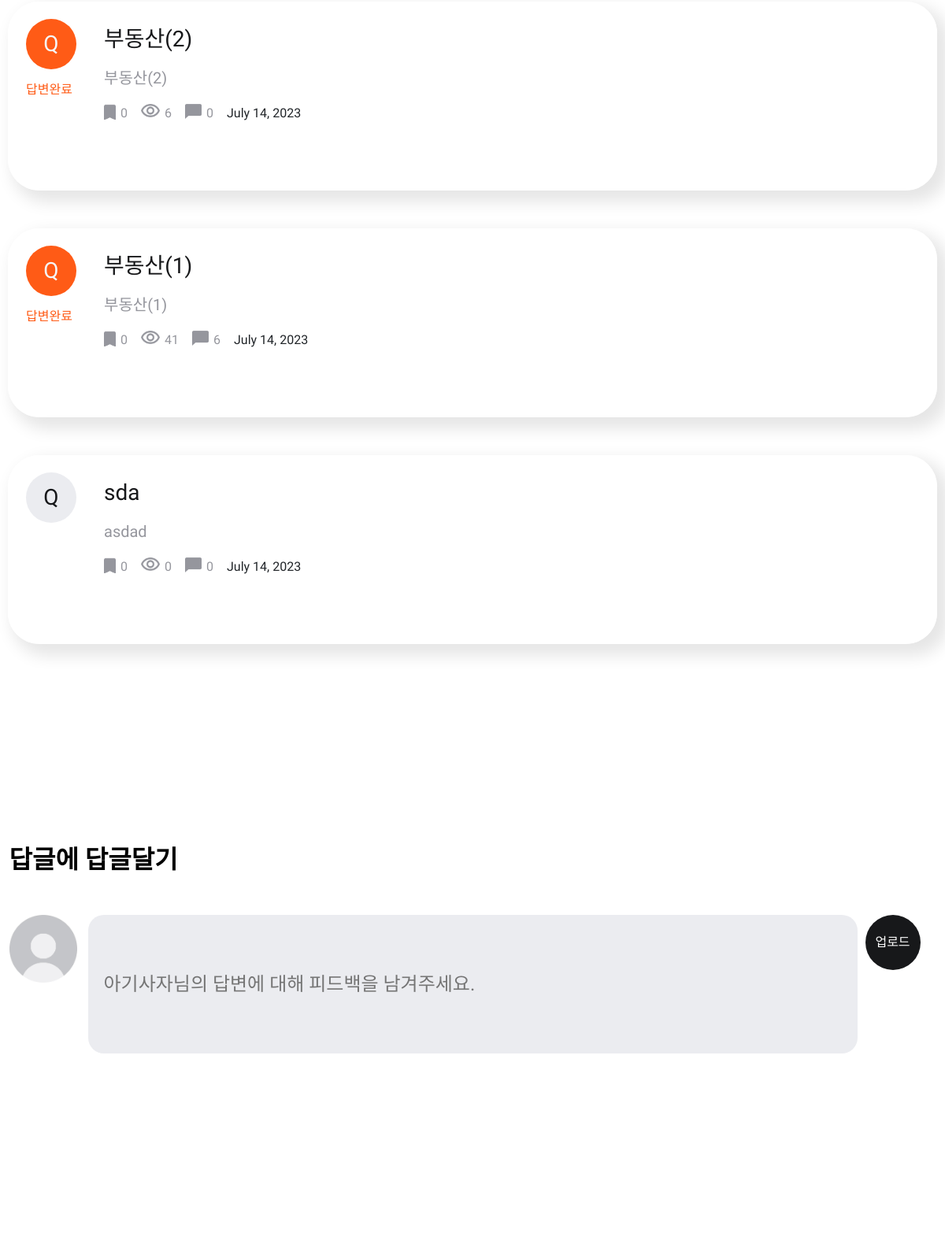
Before: /communication/communication_detail/12 (middle part) with the older database file.
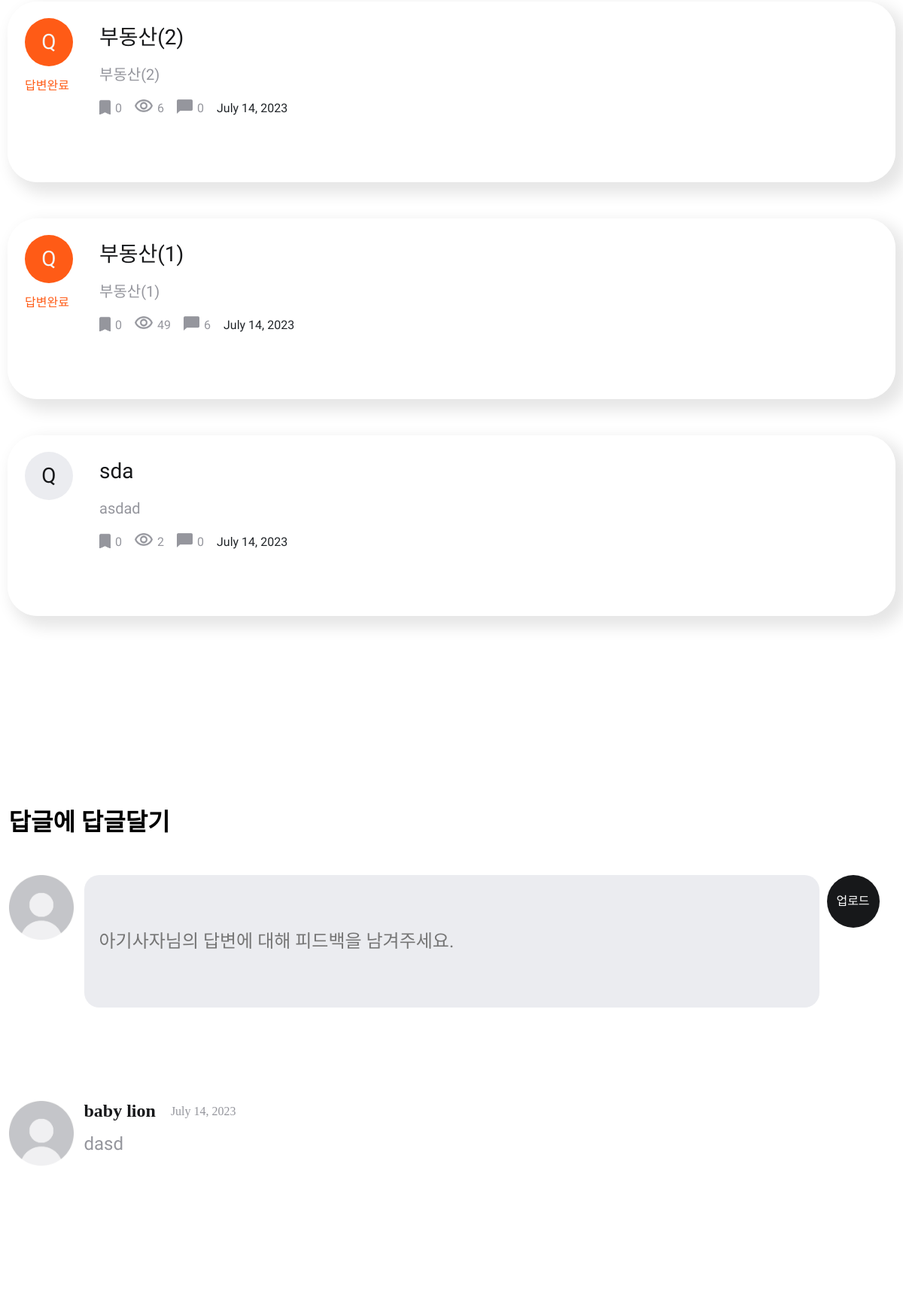
After: the same page with the newer database file.
### communicationApp/models.py (models this page shows)
class Question(models.Model):
    autor       = models.ForeignKey(user, on_delete=models.CASCADE, related_name='author_question') #작성자
    title       = models.CharField("TITLE", max_length=20, default="질문 제목") #질문 제목
    content     = models.TextField("CONTENT", max_length=300, default="질문 내용") #질문 내용
    date        = models.DateField("DATE", auto_now_add=True) #작성일자
    recommend   = models.PositiveIntegerField("RECOMMEND", default=0) #추천수
    category    = models.PositiveIntegerField("CATEGORY") #카테고리
    views       = models.PositiveIntegerField("VIEWS", default=0) #조회수
    answerd     = models.BooleanField("ANSWERD", default=False) #답변 여부

class Comment(models.Model):
    autor       = models.ForeignKey(user, on_delete=models.CASCADE) #작성자
    question    = models.ForeignKey(Question, on_delete=models.CASCADE, default=1) #질문
    content     = models.CharField("CONTENT", max_length=20, default="댓글입력") #댓글 내용
    date        = models.DateField("DATE", auto_now_add=True) #작성 날짜

### accounts/models.py (models this page shows)
class Profile(models.Model):
    user = models.OneToOneField(User, on_delete=models.CASCADE, default=0)
    name = models.CharField("NAME", max_length=20, default="baby lion") # 사용자 이름
    description = models.CharField("DESCRIPTION", max_length=30, default="안녕하세요! 아기사자입니다.") # 사용자 한 줄 소개
    image = models.ImageField("IMAGE", upload_to="userProfile/", default="static/img/defaultImg.png") # 프로필 사진
    total = models.PositiveIntegerField("TOTAL", default=0) # 전체 맞힌 문제 수
    realty = models.PositiveIntegerField("REALTY", default=0) # 부동산 문제 맞힌 수
    economy = models.PositiveIntegerField("ECONOMY", default=0) # 경제 문제 맞힌 수
    selfDevelopment = models.PositiveIntegerField("SELFDEV", default=0) # 자기개발 문제 맞힌 수
    discount = models.PositiveIntegerField("DISCOUNT", default=0) # 할인 문제 맞힌 수
    commonSense = models.PositiveIntegerField("COMMONSENSE", default=0) # 시사상식 문제 맞힌 수
    etc = models.PositiveIntegerField("ETC", default=0) # 기타 문제 맞힌 수
    answerCount = models.PositiveIntegerField("ANWERCOUNT", default=0) # 답변 수
    recommendCount = models.PositiveIntegerField("RECOMMENDCOUNT", default=0) # 추천 받은 답변 수
    questionCount = models.PositiveIntegerField("QUESTIONCOUNT", default=0) # 질문 수

### communicationApp/views.py (the view)
# urls.py: path('communication_detail/<int:question_id>', communication_detail, name='communication_detail'), #소통게시판 메인_질문하나 클릭하면 나오는 화면
def communication_detail(request, question_id):
    question = get_object_or_404(Question, pk=question_id)
    category = question.category
    question.views += 1
    question.save()
    sameCategory = Question.objects.filter(category=category).exclude(pk=question_id).order_by("?")[:5]
    context = {
        'question': question,
        'sameCategory': sameCategory,
    }
    return render(request, 'communicationApp/question-detail.html', context)

### templates/communicationApp/question-detail.html (shortened to what this page needs)
{% load static %}
<!DOCTYPE html>
<html lang="en">
<head>
    <link rel="stylesheet" href="{% static 'css/communicationStyle.css' %}">
    <link rel="stylesheet" href="{% static 'css/default.css' %}">
    <link rel="stylesheet" href="{% static 'css/questionDetailStyle.css' %}">
    <link rel="stylesheet" href="https://cdn.jsdelivr.net/npm/bootstrap@5.3.0/dist/css/bootstrap.min.css">
</head>
        <div class="container-community" style="display:flex; flex-direction:column;align-items:center;margin:0 auto;margin-top: 200px;">
            {% for question in sameCategory%}
            <a href="#" style="text-decoration: none;
            color: inherit;">
                <div class="community-box" >
                    <div class="community-box-num">
                        {% if question.answerd == False %}
                            <p id="unanswer">Q</p>
                        {% else %}
                            <p id="answer">Q</p>
                            <p>답변완료</p>
                        {% endif %}
                    </div>
                    <div class="community-box-content">
                        <p id="community-box-content-title">{{question.title}}</p>
                        <p id="community-box-content-detail-content">{{question.content}}</p>
                        <div class="community-box-content-footer">
                            <div class="content-icon-box">
                                <div class="save">
                                    <img src="{% static 'img/main-save-icon.png' %}" alt="">
                                    <p>{{question.recommend}}</p>
                                </div>
                                <div class="saw">
                                    <img src="{% static 'img/main-saw-icon.png' %}" alt="">
                                    <p>{{question.views}}</p>
                                </div>
                                <div class="comment">
                                    <img src="{% static 'img/main-comment-icon.png' %}" alt="">
                                    <p>{{question.answer_set.count}}</p>
                                </div>
                            </div>
                            <div class="content-date">
                                <p>{{question.date}}</p>
                            </div>
                        </div>
                    </div>
                </div>
            </a>
            {% endfor %}
        </div>
        <div id="comment-container" style="width: 1177px;margin: 0 auto; margin-top: 200px;">
            <p style="color: #000;
            font-family: NanumGothic;
            font-size: 32px;
            font-style: normal;
            font-weight: 700;
            line-height: normal;
            margin-bottom: 50px;">답글에 답글달기</p>
            <div class="upload-comment">
                <img src="{% static 'img/study-user-img.png' %}" alt="">
                <div>
                    <form action="{% url 'communicationApp:create_comment' question.id %}" method="POST" class="upload-comment-box">
                        <input type="text" name="comment" placeholder="아기사자님의 답변에 대해 피드백을 남겨주세요.">
                        <input type="submit" value="업로드">
                    </form>
                </div>
            </div>
            {% for comment in question.comment_set.all %}
            <div class="view-comment">
                <img src="{% static 'img/study-user-img.png' %}" alt="">
                <div class="view-comment-box">
                    <div class="view-comment-box-top">
                        <p style="color: #17181A;
                        font-family: NanumGothic;
                        font-size: 24px;
                        font-style: normal;
                        font-weight: 700;
                        line-height: normal;
                        margin-right: 20px;">{{comment.autor.profile.name}}</p>
                        <p style="color: #95969D;
                        font-family: NanumGothic;
                        font-size: 16px;
                        font-style: normal;
                        font-weight: 400;
                        line-height: normal;
                        display: flex;
                        align-items: center;">{{comment.date}}</p>
                    </div>
                    <div style="color: #95969D;
                    font-family: NanumGothic;
                    font-size: 24px;
                    font-style: normal;
                    font-weight: 400;
                    line-height: normal;
                    width: 977px;" class="view-comment-box-bottom">
                        <p>{{comment.content}}</p>
                    </div>
                </div>
            </div>
            {% endfor %}
        </div>
    <footer>
    </footer>
</body>
</html>

### static/css/communicationStyle.css (style rules this page uses)
.container-community { display: flex; flex-direction: column; margin-top: 36px; margin-left: 370px; margin-right: 370px; }
.container-community .community-box { display: flex; flex-direction: row; padding-top: 17px; width: 1180px; height: 240px; margin-bottom: 48px; border-radius: 40px; border: 5px solid #FFFFFF; box-shadow: 10px 10px 20px 5px rgba(0, 0, 0, 0.10); }
.container-community .community-box-num { margin-left: 18px; margin-right: 35px; }
.container-community .community-box-num :nth-child(1) { display: flex; align-items: center; justify-content: center; width: 64px; height: 64px; font-size: 28px; border-radius: 50px; }
.container-community #unanswer { color: #17181A; background-color: #EBECF0; }
.container-community #answer { background-color: #FF5B16; color: #F6F7FB; }
.container-community .community-box-num :nth-child(2) { margin-top: 8px; color: #FF5B16; font-size: 16px; line-height: 20px; }
.container-community #community-box-content-title { margin-top: 12px; margin-bottom: 20px; text-align: left; color: #17181A; font-size: 28px; line-height: 27.72px; }
.container-community #community-box-content-detail-content { margin-bottom: 16px; margin-right: 95px; text-align: left; color: #95969D; font-size: 20px; line-height: 30px; }
.container-community .community-box-content-footer { display: flex; flex-direction: row; justify-content: space-between; margin-top: 18px; }
.container-community .content-icon-box { display: flex; flex-direction: row; }
.container-community .content-icon-box div { display: flex; flex-direction: row; margin-right: 17px; }
.container-community .content-icon-box p { font-size: 16px; color: #95969D; margin-left: 6px; }
.container-community .save img { width: 15px; height: 20px; }
.container-community .saw img { width: 24px; height: 17.06px; }
.container-community .comment img { width: 21px; height: 19.2px; }
.container-community .content-date { text-align: right; margin-right: 61px; }

### static/css/default.css (style rules this page uses)
* { margin: 0; padding: 0; font-family: 'Nanum Gothic', sans-serif; }

### static/css/questionDetailStyle.css (style rules this page uses)
.upload-comment { display: flex; flex-direction: row; margin-bottom: 124px; }
.upload-comment img, .view-comment img { width: 86px; height: 86px; margin-right: 14px; }
.upload-comment-box { display: flex; flex-direction: row; }
.upload-comment-box :first-child { width: 977px; height: 176px; border-radius: 20px; background: #EBECF0; border: none; padding: 20px; font-size: 24px; font-style: normal; font-weight: 400; line-height: normal; vertical-align: top; }
.upload-comment-box :last-child { border: none; color: #FFF; background-color: #17181A; border-radius: 45px; height: 70px; width: 70px; margin-left: 10px; }
.view-comment { display: flex; flex-direction: row; margin-bottom: 70px; }
.view-comment-box { display: flex; flex-direction: column; }
.view-comment-box-top { display: flex; flex-direction: row; }

Changed rows visible on the page:
changed Question "부동산(1)": views "41" → "49"
changed Question "sda": views "0" → "2"
added Comment: autor.profile.name "baby lion", date "July 14, 2023", content "dasd"
